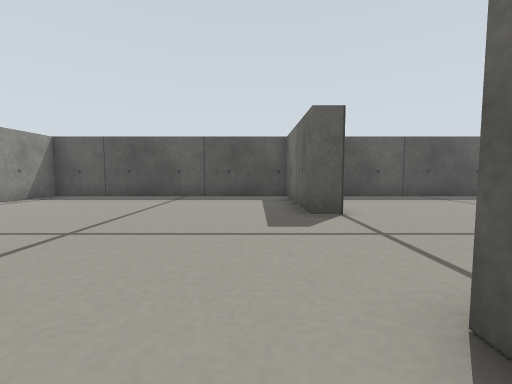
View 1 (above)

12 first-person views from a walk through a Gazebo world. The camera is 0.19 m above the floor, tilts 4° down and sees 90° across. The floor is counted in squares, 0.2 m on a side. Each view is taken from the middle of a square. On the plan, view 1 faces up. The plan holds only what a view shows up to about 11 squares ahead; the rest is blank.

View 2
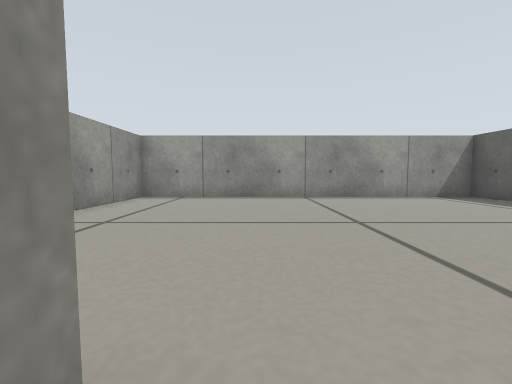

View 3
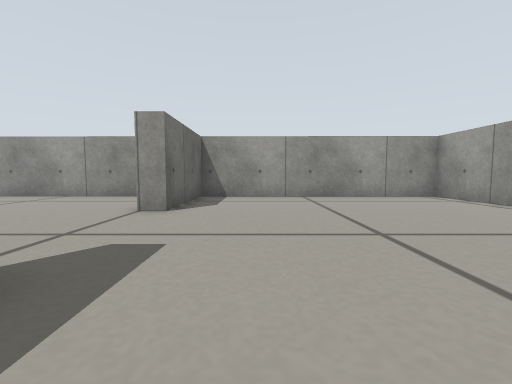

View 4
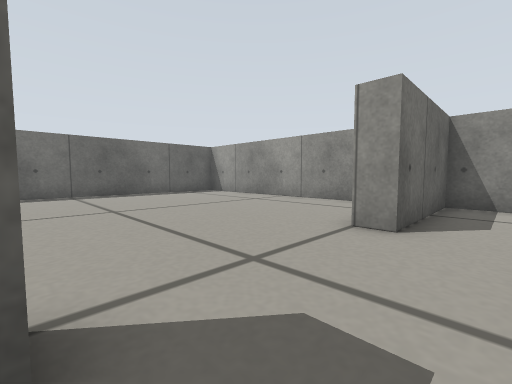

View 5
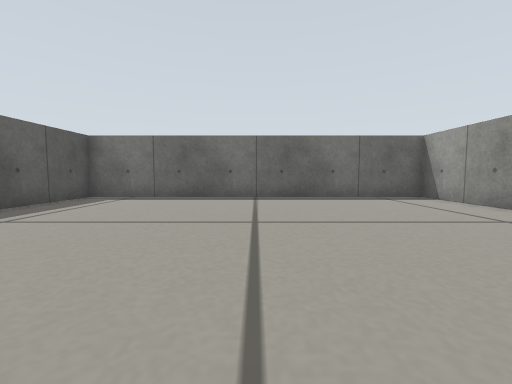

View 6
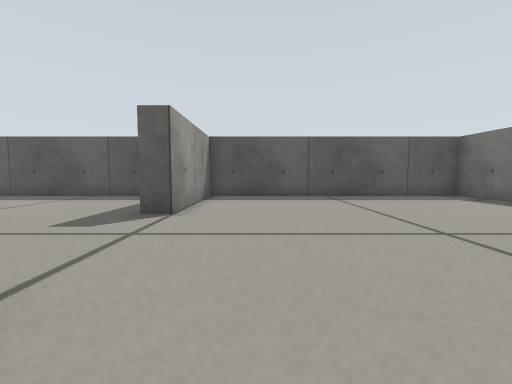

View 7
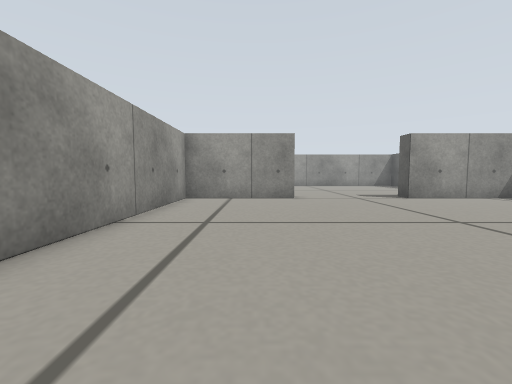

View 8
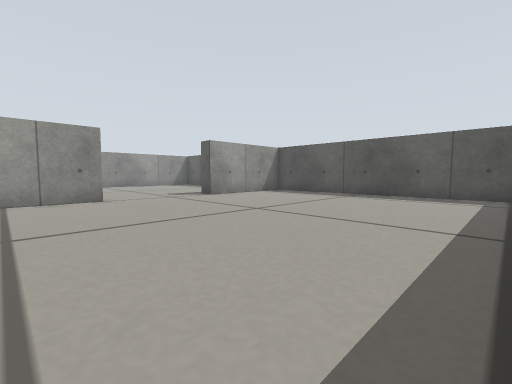

View 9
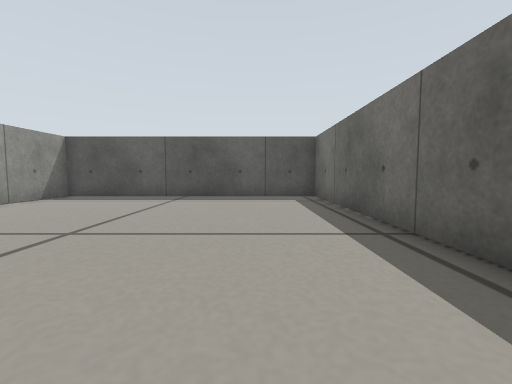

View 10
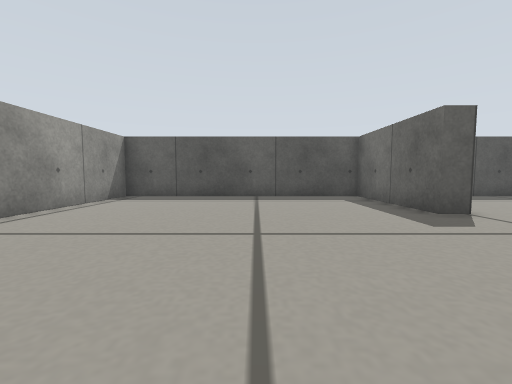

View 11
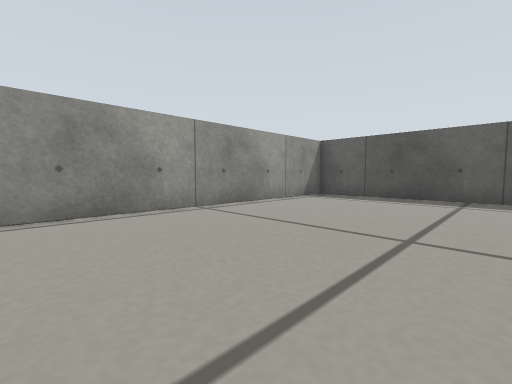

View 12
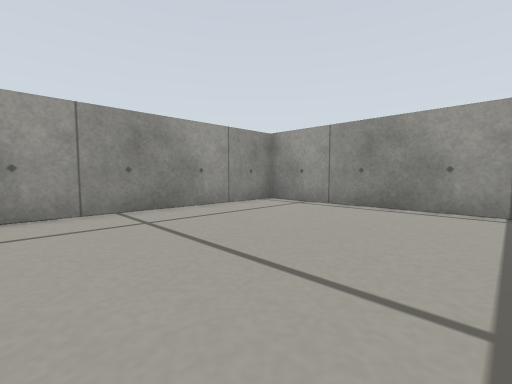

### Floor plan
Ten units are one square. View 1 is at (0, 0); x grows to the right and y downward. Boxes are objects, and circles mark ways between rooms. Rooms are numbered by the first view taken in them; rooms with no view inside come last. Other rooms are left out.
<svg viewBox="-90 -113 220 146">
<path fill="none" stroke="#000" d="M20 -60 13 -60 13 -108 -85 -108 -85 27 13 27 13 -15 20 -15M20 -15 20 27 125 28 125 -108 20 -108 20 -60"/>
<circle cx="15" cy="-35" r="3" fill="#2a7"/>
<text x="-40" y="-40">1</text>
<text x="70" y="-40">2</text>
</svg>
Room 1 opens to room 2.

Where each view was taken, in squares from view 1:
view 1: 0 up, 0 right, facing up
view 2: 2 up, 2 right, facing left
view 3: 8 up, 1 left, facing down
view 4: 6 up, 0 right, facing down-right
view 5: 4 up, 2 right, facing right
view 6: 0 up, 4 right, facing up
view 7: 0 up, 12 right, facing left
view 8: 1 down, 12 right, facing up-left
view 9: 0 up, 10 right, facing up
view 10: 0 up, 3 left, facing up
view 11: 0 up, 2 left, facing up-left
view 12: 4 up, 1 left, facing down-left
